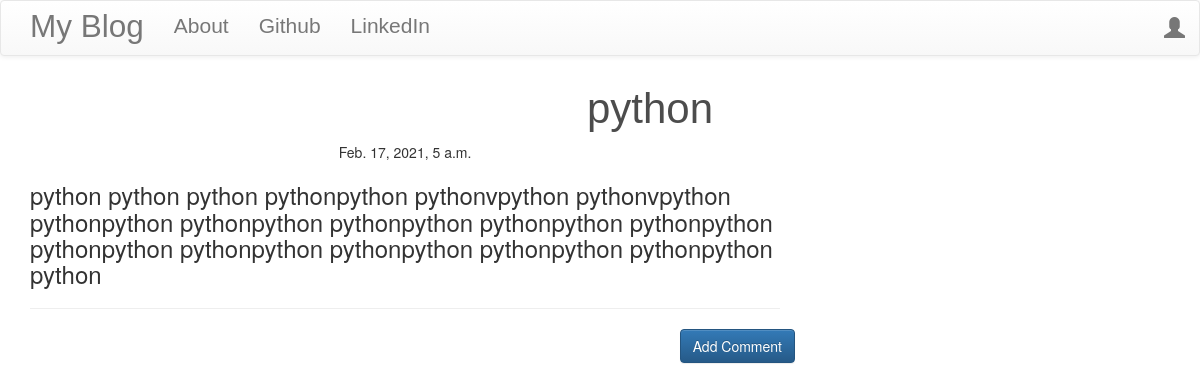
Screenshot of /post/2 with the database file from the repository.
### blog/models.py (models this page shows, shortened)
class Post(models.Model):
	author=models.ForeignKey('auth.User',on_delete=models.CASCADE)
	title=models.CharField(max_length=200)
	text=models.TextField()
	created_date=models.DateTimeField(default=timezone.now)
	published_date=models.DateTimeField(blank=True,null=True)

### blog/views.py (the view)
# urls.py: path('post/<int:pk>',views.PostDetailView.as_view(),name='post_detail'),
class PostDetailView(DetailView):
	model=Post

### blog/templates/blog/post_detail.html (shortened to what this page needs)
{% extends 'blog/base.html' %}
{% block content%}
<h1 class="posttitle loader">{{post.title}}</h1>
{% if post.published_date %}
	<div class="date postdate">
		{{ post.published_date}}
	</div>
{% else %}
<a class="btn btn-default " href='{% url "post_publish" pk=post.pk %}'>Publish</a>
{% endif %}
<p class="postcontent">{{post.text|safe|linebreaksbr}}</p>
<hr>
<a href="{% url 'add_comment_to_post' pk=post.pk %}" class="btn btn-primary btn-comment">Add Comment</a>
<div class="container">
	{% for comment in post.comments.all %}
<br>
{% empty %}
<p>No Comments</p>
{% endfor%}
</div>
{% endblock %}

### blog/static/css/blog.css (style rules this page uses)
h1 { font-family: Oak,sans-serif; color: rgba(0,0,0,0.7); position:relative; top:calc(50% - 80px); left:calc(50% - 130px); }
.postdate { text-align: center; }
.posttitle { font-family: 'Russo One',sans-serif; font-size: 3em; text-align: center; }
.postcontent { font-family: 'Montserrat'; font-size: 1.5em; }
.btn-comment { position: absolute; right: 0px; }
.loader { filter:hue-rotate(0deg); color:linear-gradient(45deg,#0f8,#08f); animation:hue 10000ms infinite linear; }

### rows the page displays
Post: title "python", published_date "Feb. 17, 2021, 5 a.m.", text "python python python pythonpython pythonvpython pythonvpython pythonpython pythonpython pythonpython pythonpython pythonpython pythonpython pythonpython pythonpython pythonpython pythonpython python"
